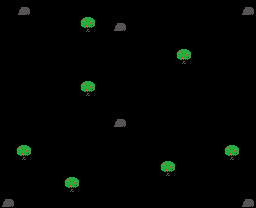

Tiled map render using the project's own tile images. Description and the whole map definition, tile-layer contents included, below:
An orthogonal 16x13 tile map with 16x16 px tiles, 1 tile layer (Capa de patrones 1).

<map version="1.2" tiledversion="2019.12.11" orientation="orthogonal" renderorder="right-down" compressionlevel="0" width="16" height="13" tilewidth="16" tileheight="16" infinite="0" nextlayerid="2" nextobjectid="1">
 <tileset firstgid="1" source="tileset-tiled.tsx" />
 <layer id="1" name="Capa de patrones 1" width="16" height="13">
  <data encoding="csv">
0,10,0,0,0,0,0,0,0,0,0,0,0,0,0,10,
0,0,0,0,0,1,0,10,0,0,0,0,0,0,0,0,
0,0,0,0,0,0,0,0,0,0,0,0,0,0,0,0,
0,0,0,0,0,0,0,0,0,0,0,1,0,0,0,0,
0,0,0,0,0,0,0,0,0,0,0,0,0,0,0,0,
0,0,0,0,0,1,0,0,0,0,0,0,0,0,0,0,
0,0,0,0,0,0,0,0,0,0,0,0,0,0,0,0,
0,0,0,0,0,0,0,10,0,0,0,0,0,0,0,0,
0,0,0,0,0,0,0,0,0,0,0,0,0,0,0,0,
0,1,0,0,0,0,0,0,0,0,0,0,0,0,1,0,
0,0,0,0,0,0,0,0,0,0,1,0,0,0,0,0,
0,0,0,0,1,0,0,0,0,0,0,0,0,0,0,0,
10,0,0,0,0,0,0,0,0,0,0,0,0,0,0,10
</data>
 </layer>
</map>
